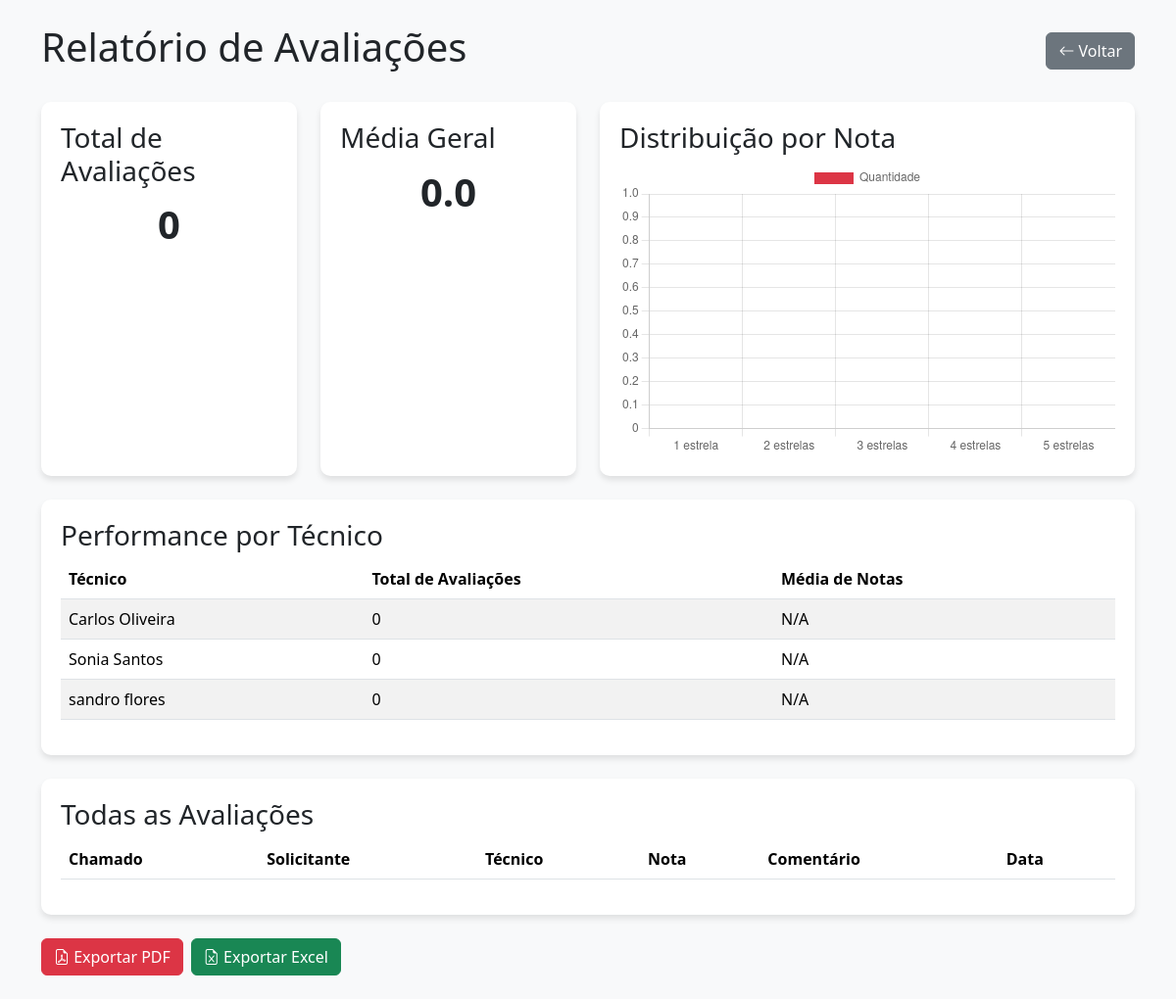
The page /admin/relatorio_avaliacoes.php (signed in) on the database its author committed.
### tables this page shows
CREATE TABLE `usuarios` (
  `id_usuario` int NOT NULL,
  `nome` varchar(100) NOT NULL,
  `email` varchar(100) NOT NULL,
  `senha` varchar(255) NOT NULL,
  `cargo` enum('Administrador','Técnico','Usuário') NOT NULL,
  `telefone` varchar(20) DEFAULT NULL,
  `whatsapp` varchar(20) DEFAULT NULL,
  `cidade` varchar(100) DEFAULT NULL,
  `estado` char(2) DEFAULT NULL,
  `data_nascimento` date DEFAULT NULL,
  `data_cadastro` timestamp NULL DEFAULT CURRENT_TIMESTAMP,
  `data_atualizacao` timestamp NULL DEFAULT CURRENT_TIMESTAMP ON UPDATE CURRENT_TIMESTAMP
);

### admin/relatorio_avaliacoes.php (the view, shortened to what this page needs)
<?php
require_once '../db_connection.php';
$sql = "
    SELECT
        a.id_avaliacao,
        a.id_chamado,
        a.id_usuario,
        a.nota,
        a.comentario,
        a.data_avaliacao,
        c.titulo AS chamado_titulo,
        c.data_abertura,
        c.data_fechamento,
        u.nome AS nome_usuario,
        t.nome AS nome_tecnico
    FROM
        avaliacoes a
    JOIN
        chamados c ON a.id_chamado = c.id_chamado
    JOIN
        usuarios u ON a.id_usuario = u.id_usuario
    LEFT JOIN
        usuarios t ON c.id_tecnico = t.id_usuario
    ORDER BY
        a.data_avaliacao DESC
";
$result = mysqli_query($conn, $sql);
$total_avaliacoes = mysqli_num_rows($result);
$soma_notas = 0;
$contagem_por_nota = [1 => 0, 2 => 0, 3 => 0, 4 => 0, 5 => 0];
$media_geral = $total_avaliacoes > 0 ? $soma_notas / $total_avaliacoes : 0;
$sql_tecnicos = "
    SELECT
        t.id_usuario,
        t.nome,
        COUNT(a.id_avaliacao) AS total_avaliacoes,
        AVG(a.nota) AS media_notas
    FROM
        usuarios t
    LEFT JOIN
        chamados c ON t.id_usuario = c.id_tecnico
    LEFT JOIN
        avaliacoes a ON c.id_chamado = a.id_chamado
    WHERE
        t.cargo = 'Técnico'
    GROUP BY
        t.id_usuario
    ORDER BY
        media_notas DESC
";
$result_tecnicos = mysqli_query($conn, $sql_tecnicos);
?>
<!DOCTYPE html>
<html lang="pt-BR">
<head>
    <link href="https://cdn.jsdelivr.net/npm/bootstrap@5.3.2/dist/css/bootstrap.min.css" rel="stylesheet">
    <link href="https://cdn.jsdelivr.net/npm/bootstrap-icons@1.11.1/font/bootstrap-icons.css" rel="stylesheet">
</head>
<body class="bg-light">
    <div class="container py-4">
        <div class="d-flex justify-content-between align-items-center mb-4">
            <h1>Relatório de Avaliações</h1>
            <a href="../dashboard.php" class="btn btn-secondary">
                <i class="bi bi-arrow-left"></i> Voltar
            </a>
        </div>
        <div class="row mb-4">
            <div class="col-md-3">
                <div class="metric-card">
                    <h3>Total de Avaliações</h3>
                    <div class="fs-1 fw-bold text-center"><?php echo $total_avaliacoes; ?></div>
                </div>
            </div>
            <div class="col-md-3">
                <div class="metric-card">
                    <h3>Média Geral</h3>
                    <div class="fs-1 fw-bold text-center"><?php echo number_format($media_geral, 1); ?></div>
                </div>
            </div>
            <div class="col-md-6">
                <div class="metric-card">
                    <h3>Distribuição por Nota</h3>
                    <div class="chart-container">
                        <canvas id="notasChart"></canvas>
                    </div>
                </div>
            </div>
        </div>
        <div class="row mb-4">
            <div class="col-12">
                <div class="metric-card">
                    <h3>Performance por Técnico</h3>
                    <div class="table-responsive">
                        <table class="table table-striped">
                            <thead>
                                <tr>
                                    <th>Técnico</th>
                                    <th>Total de Avaliações</th>
                                    <th>Média de Notas</th>
                                </tr>
                            </thead>
                            <tbody>
                                <?php while ($tecnico = mysqli_fetch_assoc($result_tecnicos)): ?>
                                <tr>
                                    <td><?php echo htmlspecialchars($tecnico['nome']); ?></td>
                                    <td><?php echo $tecnico['total_avaliacoes']; ?></td>
                                    <td>
                                        <?php
                                            $media = $tecnico['media_notas'] ? number_format($tecnico['media_notas'], 1) : 'N/A';
                                            echo $media;
                                        ?>
                                    </td>
                                </tr>
                                <?php endwhile; ?>
                            </tbody>
                        </table>
                    </div>
                </div>
            </div>
        </div>
        <div class="row">
            <div class="col-12">
                <div class="metric-card">
                    <h3>Todas as Avaliações</h3>
                    <div class="table-responsive">
                        <table class="table table-striped">
                            <thead>
                                <tr>
                                    <th>Chamado</th>
                                    <th>Solicitante</th>
                                    <th>Técnico</th>
                                    <th>Nota</th>
                                    <th>Comentário</th>
                                    <th>Data</th>
                                </tr>
                            </thead>
                        </table>
                    </div>
                </div>
            </div>
        </div>
        <div class="row mt-4">
            <div class="col-12">
                <form method="post" class="d-flex gap-2">
                    <button type="submit" name="gerar_pdf" class="btn btn-danger">
                        <i class="bi bi-file-earmark-pdf"></i> Exportar PDF
                    </button>
                    <button type="submit" name="gerar_excel" class="btn btn-success">
                        <i class="bi bi-file-earmark-excel"></i> Exportar Excel
                    </button>
                </form>
            </div>
        </div>
    </div>
    <script>
        // Gráfico de distribuição de notas
        new Chart(document.getElementById('notasChart'), {
            type: 'bar',
            data: {
                labels: ['1 estrela', '2 estrelas', '3 estrelas', '4 estrelas', '5 estrelas'],
                datasets: [{
                    label: 'Quantidade',
                    data: [
                        <?php echo $contagem_por_nota[1]; ?>,
                        <?php echo $contagem_por_nota[2]; ?>,
                        <?php echo $contagem_por_nota[3]; ?>,
                        <?php echo $contagem_por_nota[4]; ?>,
                        <?php echo $contagem_por_nota[5]; ?>
                    ],
                    backgroundColor: [
                        '#dc3545',
                        '#fd7e14',
                        '#ffc107',
                        '#20c997',
                        '#198754'
                    ]
                }]
            },
            options: {
                responsive: true,
                maintainAspectRatio: false,
                scales: {
                    y: {
                        beginAtZero: true,
                        precision: 0
                    }
                }
            }
        });
    </script>
</body>
</html>

### admin/relatorio_avaliacoes.php (style rules this page uses)
.metric-card { background-color: #fff; border-radius: 10px; box-shadow: 0 4px 6px rgba(0, 0, 0, 0.1); padding: 20px; height: 100%; }
.chart-container { height: 300px; }

### rows shown on the page
usuarios: nome "Carlos Oliveira", total_avaliacoes "0", media "N/A"
usuarios: nome "Sonia Santos", total_avaliacoes "0", media "N/A"
usuarios: nome "sandro flores", total_avaliacoes "0", media "N/A"

### other values the page prints
$total_avaliacoes "0"
$media_geral "0.0"
chart data {{ $contagem_por_nota[1] }} 0
chart data {{ $contagem_por_nota[2] }} 0
chart data {{ $contagem_por_nota[3] }} 0
chart data {{ $contagem_por_nota[4] }} 0
